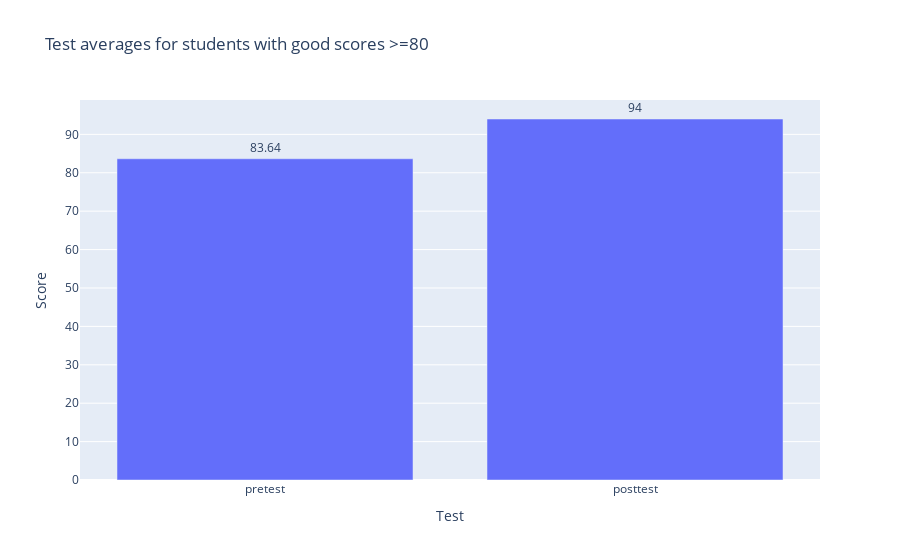

The code cell stored with this chart in its notebook:
### Markdown cell above
### Assume that 80/100 is the minumem good grade

### Code cell
fig = go.Figure( [ go.Bar(x=list(df[df['pretest']>=80][['pretest', 'posttest']].columns), y=df[df['pretest']>=80][['pretest', 'posttest']].mean(), text=np.round(df[df['pretest']>=80][['pretest', 'posttest']].mean(),2), textposition='outside')  ] )
fig.update_layout(
    title_text="Test averages for students with good scores >=80",
    xaxis_title='Test',
    yaxis_title='Score'
)
fig.show()

### Figure 1 — Plotly figure (JSON) as saved in the notebook; plotly's stock layout.template omitted (floating-point values rounded to 4 significant figures)
{"data": [{"text": [83.64, 94], "textposition": "outside", "type": "bar", "x": ["pretest", "posttest"], "y": [83.64, 94]}], "layout": {"title": {"text": "Test averages for students with good scores >=80"}, "xaxis": {"title": {"text": "Test"}}, "yaxis": {"title": {"text": "Score"}}}}
